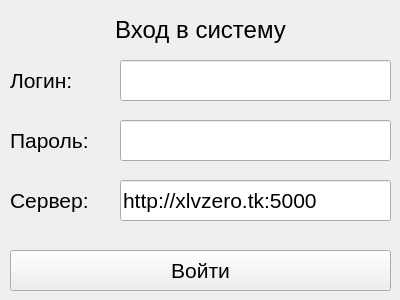
<?xml version="1.0" encoding="UTF-8"?>
<ui version="4.0">
 <class>AuthenticationWidget</class>
 <widget class="QWidget" name="AuthenticationWidget">
  <property name="geometry">
   <rect>
    <x>0</x>
    <y>0</y>
    <width>400</width>
    <height>300</height>
   </rect>
  </property>
  <property name="minimumSize">
   <size>
    <width>400</width>
    <height>300</height>
   </size>
  </property>
  <property name="windowTitle">
   <string>Form</string>
  </property>
  <widget class="QLabel" name="label">
   <property name="geometry">
    <rect>
     <x>10</x>
     <y>10</y>
     <width>381</width>
     <height>41</height>
    </rect>
   </property>
   <property name="text">
    <string>&lt;html&gt;&lt;head/&gt;&lt;body&gt;&lt;p align=&quot;center&quot;&gt;&lt;span style=&quot; font-size:18pt;&quot;&gt;Вход в систему&lt;/span&gt;&lt;/p&gt;&lt;/body&gt;&lt;/html&gt;</string>
   </property>
  </widget>
  <widget class="QPushButton" name="pushButton">
   <property name="geometry">
    <rect>
     <x>10</x>
     <y>250</y>
     <width>381</width>
     <height>41</height>
    </rect>
   </property>
   <property name="font">
    <font>
     <pointsize>16</pointsize>
    </font>
   </property>
   <property name="text">
    <string>Войти</string>
   </property>
  </widget>
  <widget class="QLineEdit" name="loginEdit">
   <property name="geometry">
    <rect>
     <x>120</x>
     <y>60</y>
     <width>271</width>
     <height>41</height>
    </rect>
   </property>
   <property name="font">
    <font>
     <pointsize>16</pointsize>
    </font>
   </property>
  </widget>
  <widget class="QLineEdit" name="passwordEdit">
   <property name="geometry">
    <rect>
     <x>120</x>
     <y>120</y>
     <width>271</width>
     <height>41</height>
    </rect>
   </property>
   <property name="font">
    <font>
     <pointsize>16</pointsize>
    </font>
   </property>
   <property name="echoMode">
    <enum>QLineEdit::Password</enum>
   </property>
  </widget>
  <widget class="QLineEdit" name="serverEdit">
   <property name="geometry">
    <rect>
     <x>120</x>
     <y>180</y>
     <width>271</width>
     <height>41</height>
    </rect>
   </property>
   <property name="font">
    <font>
     <pointsize>16</pointsize>
    </font>
   </property>
   <property name="text">
    <string>http://xlvzero.tk:5000</string>
   </property>
  </widget>
  <widget class="QLabel" name="label_2">
   <property name="geometry">
    <rect>
     <x>10</x>
     <y>60</y>
     <width>101</width>
     <height>41</height>
    </rect>
   </property>
   <property name="text">
    <string>&lt;html&gt;&lt;head/&gt;&lt;body&gt;&lt;p&gt;&lt;span style=&quot; font-size:16pt;&quot;&gt;Логин:&lt;/span&gt;&lt;/p&gt;&lt;/body&gt;&lt;/html&gt;</string>
   </property>
  </widget>
  <widget class="QLabel" name="label_3">
   <property name="geometry">
    <rect>
     <x>10</x>
     <y>120</y>
     <width>101</width>
     <height>41</height>
    </rect>
   </property>
   <property name="text">
    <string>&lt;html&gt;&lt;head/&gt;&lt;body&gt;&lt;p&gt;&lt;span style=&quot; font-size:16pt;&quot;&gt;Пароль:&lt;/span&gt;&lt;/p&gt;&lt;/body&gt;&lt;/html&gt;</string>
   </property>
  </widget>
  <widget class="QLabel" name="label_4">
   <property name="geometry">
    <rect>
     <x>10</x>
     <y>180</y>
     <width>101</width>
     <height>41</height>
    </rect>
   </property>
   <property name="text">
    <string>&lt;html&gt;&lt;head/&gt;&lt;body&gt;&lt;p&gt;&lt;span style=&quot; font-size:16pt;&quot;&gt;Сервер:&lt;/span&gt;&lt;/p&gt;&lt;/body&gt;&lt;/html&gt;</string>
   </property>
  </widget>
 </widget>
 <resources/>
 <connections/>
</ui>
